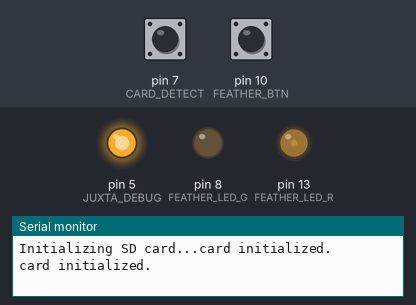
A sketch run on a simulated Arduino Mega 2560, built with avr-gcc and run on an emulated ATmega2560. Shown: output pins drawn as LEDs (lit = HIGH), the last lines printed to the serial monitor. Dashed ring = blinking. Inputs (shaded band) come from the test bench; at power-on: pin 10 (FEATHER_BTN) HIGH, pin 7 (CARD_DETECT) HIGH. Storage starts empty; pins used as bus, display or sensor lines are not drawn.

Above: at 1.4 s.
1.5 s: pin 10 (FEATHER_BTN) pulled LOW for 0.15 s
At 2.4 s:
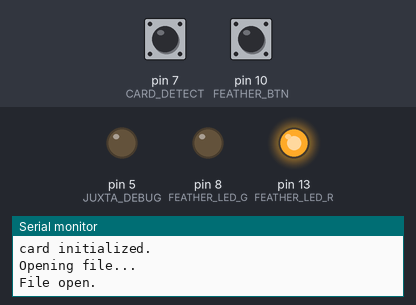
4.5 s: pin 7 (CARD_DETECT) pulled LOW for 3.2 s
At 4.66 s:
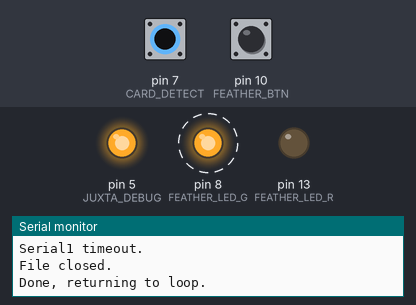
9.2 s: pin 7 (CARD_DETECT) pulled LOW for 0.15 s
At 9.57 s:
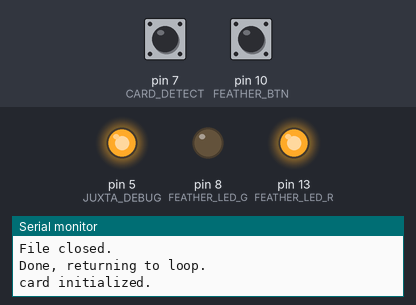
12.2 s: pin 10 (FEATHER_BTN) pulled LOW for 1 s
At 13.2 s:
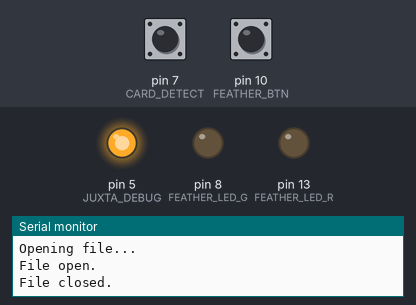
15.8 s: pin 10 (FEATHER_BTN) pulled LOW for 3.2 s
At 16.8 s:
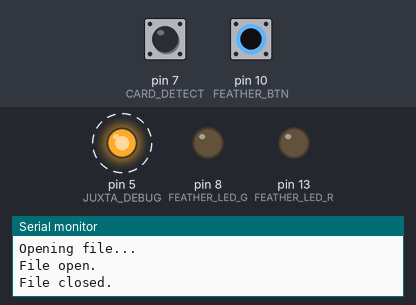
Timing chart, 0 to 21.5 s (numbered marks = the images above; inputs shaded):
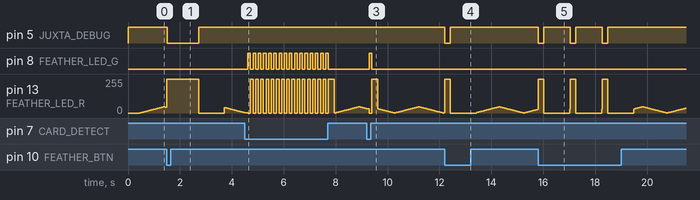

The sketch:

JuxtaDumper.ino
```cpp
#include <SPI.h>
#include <SD.h>

#define JUXTA_LOG_SIZE              17 // bytes (with header)
#define GAP_DEVICE_NAME_LEN         21 // bytes
//#define JUXTA_LOG_OFFSET_HEADER     0 // 2 bytes
// these are modified because the header is detected/removed
#define JUXTA_LOG_OFFSET_LOGCOUNT   0 // 4 bytes
#define JUXTA_LOG_OFFSET_SCANADDR   4 // 6 bytes
#define JUXTA_LOG_OFFSET_RSSI       10 // 1 bytes
#define JUXTA_LOG_OFFSET_TIME       11 // 4 bytes

const int JUXTA_RESET = 6;
const int JUXTA_DEBUG = 5;

const int FEATHER_SD_CS = 4;
const int FEATHER_LED_R = 13;
const int FEATHER_LED_G = 8;
const int FEATHER_BTN = 10;
const int CARD_DETECT = 7;

int fadeValue = 0;
bool doJuxta = false;
bool fadeDir = true;
bool sdIn = false;

//uint8_t nvsDataBuffer[JUXTA_LOG_SIZE];
const uint8_t flushByte = 0x99;
const uint8_t headerByte = 0xA2;

uint8_t macAddress[GAP_DEVICE_NAME_LEN];
uint8_t macCount = 0;

static String dataString;
static uint32_t logCount = 0;
static uint8_t logCountArr[4] = {0, 0, 0, 0};
static uint8_t addr[6];
static uint32_t localTime = 0;
static uint8_t localTimeArr[4] = {0, 0, 0, 0};
static int8_t rssi = 0;

void setup() {
  // put your setup code here, to run once:
  pinMode(JUXTA_RESET, OUTPUT); // active LOW
  pinMode(JUXTA_DEBUG, OUTPUT); // active LOW
  pinMode(FEATHER_LED_R, OUTPUT);
  pinMode(FEATHER_LED_G, OUTPUT);
  pinMode(FEATHER_BTN, INPUT_PULLUP); // active LOW
  pinMode(CARD_DETECT, INPUT_PULLUP); // active LOW

  digitalWrite(JUXTA_RESET, HIGH);
  digitalWrite(JUXTA_DEBUG, HIGH);
  analogWrite(FEATHER_LED_R, 0);
  digitalWrite(FEATHER_LED_G, LOW);

  Serial.begin(115200);
  Serial1.begin(9600);

  Serial.print("Initializing SD card...");
  initSD();
}

bool initSD() {
  delay(100); // debounce
  while (digitalRead(CARD_DETECT) == LOW) {
    analogWrite(FEATHER_LED_R, 0);
    digitalWrite(FEATHER_LED_G, HIGH);
    delay(100);
    analogWrite(FEATHER_LED_R, 255);
    digitalWrite(FEATHER_LED_G, LOW);
    delay(100);
  }
  delay(100);
  if (!SD.begin(FEATHER_SD_CS)) {
    Serial.println("Card failed, or not present");
    return false;
  }
  Serial.println("card initialized.");
  return true;
}

void toggleReset() {
  digitalWrite(JUXTA_RESET, LOW);
  delay(100);
  digitalWrite(JUXTA_RESET, HIGH);
}

void readJuxta() {
  analogWrite(FEATHER_LED_R, 255);
  digitalWrite(FEATHER_LED_G, LOW); // keep LOW until incoming serial data
  Serial.println("Opening file...");
  static String filename = "JUXTA.txt"; // !! rename to BLE MAC
  SD.remove(filename);
  File dataFile = SD.open(filename, FILE_WRITE);
  if (dataFile) {
    Serial.println("File open.");
    digitalWrite(JUXTA_DEBUG, LOW);
    delay(100);
    toggleReset();

    // Juxta should be in serial mode now
    static unsigned long lastSerialTime = millis();
    static unsigned long curTime;
    static bool doLoop = true;
    static bool isFlushing = true;
    static bool isGettingAddr = true;
    static bool isGettingHeader = true;
    static int headerCount = 0;
    static int dataPos = 0;

    while (doLoop) {
      if (Serial1.available()) {
        uint8_t data = Serial1.read();
        if (isFlushing) {
          if (data != flushByte) {
            isFlushing = false; // gets set once per dump
          }
        }

        if (!isFlushing && isGettingAddr) {
          if (macCount < GAP_DEVICE_NAME_LEN) {
            macAddress[macCount] = data;
          } else if (macCount == GAP_DEVICE_NAME_LEN) {
            isGettingAddr = false;
          }
          macCount++;
        }

        if (!isFlushing && !isGettingAddr) {
          if (isGettingHeader) {
            if (data == headerByte) {
              headerCount++;
            }
            if (headerCount == 2) {
              isGettingHeader = false;
            }
          } else { // header done, start building data
            Serial.print(dataPos);
            Serial.print("-");
            Serial.println(data, HEX);

            switch (dataPos) {
              case 0:
              case 1:
              case 2:
              case 3:
                logCountArr[(dataPos - JUXTA_LOG_OFFSET_LOGCOUNT)] = data;
                dataPos++;
                break;
              case 4:
              case 5:
              case 6:
              case 7:
              case 8:
              case 9:
                addr[dataPos - JUXTA_LOG_OFFSET_SCANADDR] = data;
                dataPos++;
                break;
              case 10:
                rssi = data;
                dataPos++;
                break;
              case 11:
              case 12:
              case 13:
              case 14:
                localTimeArr[(dataPos - JUXTA_LOG_OFFSET_TIME)] = data;
                if (dataPos == 14) { // done with log
                  logCount = (uint32_t) logCountArr[0];
                  logCount |=  (uint32_t) logCountArr[1] << 8;
                  logCount |= (uint32_t) logCountArr[2] << 16;
                  logCount |= (uint32_t) logCountArr[3] << 24;
                  Serial.print("logCount: ");
                  Serial.println(logCount);
                  dataFile.print(logCount, DEC);

                  dataFile.print(",0x");
                  for (int k = 0; k < 6; k++) {
                    dataFile.print(addr[5 - k], HEX);
                    Serial.print(addr[5 - k], HEX);
                    Serial.println("<<");
                  }
                  dataFile.print(",");
                  dataFile.print(rssi, DEC);
                  dataFile.print(",");
                  localTime = (uint32_t) localTimeArr[0];
                  localTime |=  (uint32_t) localTimeArr[1] << 8;
                  localTime |= (uint32_t) localTimeArr[2] << 16;
                  localTime |= (uint32_t) localTimeArr[3] << 24;
                  Serial.print("localTime: ");
                  Serial.println(localTime);
                  dataFile.println(localTime, DEC);

                  isGettingHeader = true;
                  dataPos = 0;
                  headerCount = 0;
                } else {
                  dataPos++;
                }
                break;
            }
          }
        }
        digitalWrite(FEATHER_LED_G, !digitalRead(FEATHER_LED_G)); // toggle
        lastSerialTime = millis();
      }

      curTime = millis();
      if (curTime - lastSerialTime > 1000) {
        doLoop = false; // timeout condition
        Serial.println("Serial1 timeout.");
      }
    }

    dataFile.close();
    Serial.println("File closed.");
  } else {
    Serial.println("Error opening data file.");
  }
  digitalWrite(JUXTA_DEBUG, HIGH);
  analogWrite(FEATHER_LED_R, 0);
  digitalWrite(FEATHER_LED_G, LOW);
  delay(1000); // debounce quick transfers
  //  attachInterrupt(digitalPinToInterrupt(FEATHER_BTN), btnPressed, FALLING);
  Serial.println("Done, returning to loop.");
}

void loop() {
  while (sdIn == false || digitalRead(CARD_DETECT) == LOW) {
    sdIn = initSD();
  }

  // interrupt is being finnicky, just poll
  if (digitalRead(FEATHER_BTN) == LOW) {
    doJuxta = true;
  }

  if (doJuxta) {
    doJuxta = false;
    readJuxta();
  }

  analogWrite(FEATHER_LED_R, fadeValue);
  if (fadeValue == 0x2F) {
    fadeDir = false;
  }
  if (fadeValue == 0x00) {
    fadeDir = true;
  }
  if (fadeDir) {
    ++fadeValue;
  } else {
    --fadeValue;
  }

  delay(20);
}
```

Measured:
- after the input at 1.5 s, pin 5 (JUXTA_DEBUG): HIGH → LOW at once, → HIGH 1.2 s later
- after the input at 4.5 s, pin 8 (FEATHER_LED_G): alternates HIGH for 0.10 s and LOW for 0.10 s, 32 changes in all, then stays LOW, starting after 0.12 s
- after the input at 9.2 s, pin 8 (FEATHER_LED_G): LOW → HIGH after 0.10 s, → LOW 0.10 s later
- after the input at 12.2 s, pin 5 (JUXTA_DEBUG): HIGH → LOW at once, → HIGH 0.21 s later
- after the input at 15.8 s, pin 5 (JUXTA_DEBUG): alternates HIGH for 1.0 s and LOW for 0.21 s, 6 changes in all, then stays HIGH, starting at once
